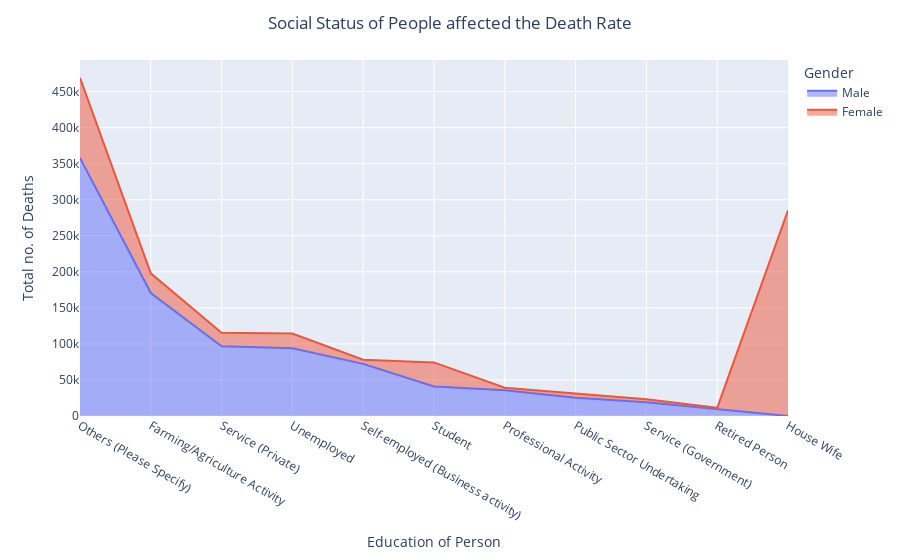

Here is the notebook cell this chart was saved with:
### Code cell
fig = px.area(profess_data_gb,x='Details of Person',y='Total no. of Deaths',color='Gender',height=600)
fig.update_layout(
    title={
        'text':"Social Status of People affected the Death Rate",
        'y':0.97,
        'x':0.5,
        'xanchor':'center',
        'yanchor':'top'
    },xaxis_title='Education of Person',
    yaxis_title = 'Total no. of Deaths',)
fig.show()

### Figure 1 — Plotly figure (JSON) as saved in the notebook; plotly's stock layout.template omitted (floating-point values rounded to 4 significant figures)
{"data": [{"fillpattern": {"shape": ""}, "hovertemplate": "Gender=Male<br>Details of Person=%{x}<br>Total no. of Deaths=%{y}<extra></extra>", "legendgroup": "Male", "line": {"color": "#636efa"}, "marker": {"symbol": "circle"}, "mode": "lines", "name": "Male", "orientation": "v", "showlegend": true, "stackgroup": "1", "type": "scatter", "x": ["Others (Please Specify)", "Farming/Agriculture Activity", "Service (Private)", "Unemployed", "Self-employed (Business activity)", "Student", "Professional Activity", "Public Sector Undertaking", "Service (Government)", "Retired Person", "House Wife"], "xaxis": "x", "y": [357956, 170623, 96850, 93829, 72323, 40931, 35587, 25256, 19094, 9647, 0], "yaxis": "y"}, {"fillpattern": {"shape": ""}, "hovertemplate": "Gender=Female<br>Details of Person=%{x}<br>Total no. of Deaths=%{y}<extra></extra>", "legendgroup": "Female", "line": {"color": "#EF553B"}, "marker": {"symbol": "circle"}, "mode": "lines", "name": "Female", "orientation": "v", "showlegend": true, "stackgroup": "1", "type": "scatter", "x": ["House Wife", "Others (Please Specify)", "Student", "Farming/Agriculture Activity", "Unemployed", "Service (Private)", "Self-employed (Business activity)", "Public Sector Undertaking", "Service (Government)", "Professional Activity", "Retired Person"], "xaxis": "x", "y": [285243, 111191, 33392, 27300, 20545, 18622, 5789, 5530, 4231, 3617, 1687], "yaxis": "y"}], "layout": {"autosize": true, "legend": {"title": {"text": "Gender"}, "tracegroupgap": 0}, "margin": {"t": 60}, "title": {"text": "Social Status of People affected the Death Rate", "x": 0.5, "xanchor": "center", "y": 0.97, "yanchor": "top"}, "xaxis": {"anchor": "y", "autorange": true, "domain": [0, 1], "range": [0, 10], "title": {"text": "Education of Person"}, "type": "category"}, "yaxis": {"anchor": "x", "autorange": true, "domain": [0, 1], "range": [0, 493800.0], "title": {"text": "Total no. of Deaths"}, "type": "linear"}}}
